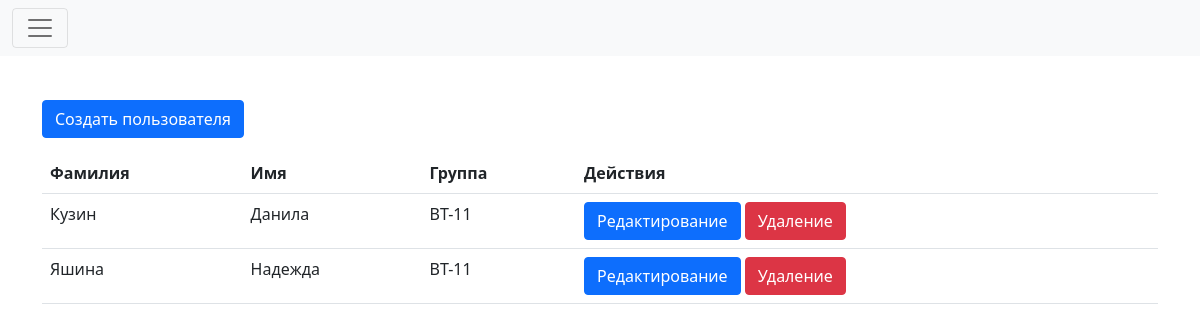
The page /students/ on the database its author committed.
### mysite/models.py (models this page shows, shortened)
class Users(models.Model):
    surname = models.CharField('Фамилия', max_length=225)
    name = models.CharField('Имя', max_length=225)
    second_name = models.CharField('Отчество', max_length=225)
    group = models.ForeignKey(Groups, on_delete=models.CASCADE, related_name='Group', verbose_name="Группа")
    email = models.EmailField('Почта', max_length=100, unique=True)
    password1 = models.CharField('Пароль1', max_length=100)
    password2 = models.CharField('Пароль2', max_length=100)
    class Meta:
        verbose_name = "Пользователь"
        verbose_name_plural = 'Пользователи'

class Groups(models.Model):
    name = models.CharField('Название группы', max_length=225)
    specialize = models.CharField('Специальность', max_length=225)
    course = models.ForeignKey(Courses, on_delete=models.CASCADE, related_name='Course', verbose_name='Курс')
    def __str__(self):
        return str(self.name)
    class Meta:
        verbose_name = "Группа"
        verbose_name_plural = 'Группы'

### mysite/views.py (the view)
class StudentsList(ListView):
    model = Users
    template_name = "students/List.html"

### templates/students/List.html
{% extends 'layout.html' %}
{% block content %}
        <a href="{% url 'usersCreate' %}" class="btn btn-primary">Создать пользователя</a>
        <div class="row justify-content-center" style="margin-top: 15px">
            <div class="col-12">
                <table class="table table-hover ">
                    <tr>
                        <th>Фамилия</th><th>Имя</th><th>Группа</th><th>Действия</th>
                    </tr>
                    {% for users in users_list %}
                        <tr>
                            <td>{{ users.surname }}</td>
                            <td>{{ users.name }}</td>
                            <td>{{ users.group }}</td>
                            <td><a href="{{ users.id }}/update" class="btn btn-primary">Редактирование</a>
                            <a href="{{ users.id }}/delete" class="btn btn-danger" target="_blank">Удаление</a></td>
                        </tr>
                    {% endfor %}
                </table>
            </div>
        </div>
{% endblock %}

### rows shown on the page
Users: surname "Кузин", name "Данила", group "ВТ-11"
Users: surname "Яшина", name "Надежда", group "ВТ-11"
